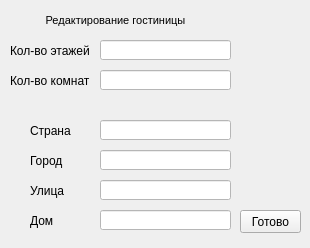
<?xml version="1.0" encoding="UTF-8"?>
<ui version="4.0">
 <class>Qedit_hostel</class>
 <widget class="QWidget" name="Qedit_hostel">
  <property name="geometry">
   <rect>
    <x>0</x>
    <y>0</y>
    <width>310</width>
    <height>248</height>
   </rect>
  </property>
  <property name="windowTitle">
   <string>Form</string>
  </property>
  <widget class="QLineEdit" name="country">
   <property name="geometry">
    <rect>
     <x>100</x>
     <y>120</y>
     <width>131</width>
     <height>20</height>
    </rect>
   </property>
   <property name="styleSheet">
    <string notr="true">background-color: rgb(255, 255, 255);</string>
   </property>
  </widget>
  <widget class="QLineEdit" name="city">
   <property name="geometry">
    <rect>
     <x>100</x>
     <y>150</y>
     <width>131</width>
     <height>20</height>
    </rect>
   </property>
   <property name="styleSheet">
    <string notr="true">background-color: rgb(255, 255, 255);</string>
   </property>
  </widget>
  <widget class="QLabel" name="name_cinema_wr_4">
   <property name="geometry">
    <rect>
     <x>30</x>
     <y>150</y>
     <width>51</width>
     <height>21</height>
    </rect>
   </property>
   <property name="text">
    <string>Город</string>
   </property>
  </widget>
  <widget class="QLineEdit" name="nlevel">
   <property name="geometry">
    <rect>
     <x>100</x>
     <y>40</y>
     <width>131</width>
     <height>20</height>
    </rect>
   </property>
   <property name="styleSheet">
    <string notr="true">background-color: rgb(255, 255, 255);</string>
   </property>
  </widget>
  <widget class="QLineEdit" name="sreet">
   <property name="geometry">
    <rect>
     <x>100</x>
     <y>180</y>
     <width>131</width>
     <height>20</height>
    </rect>
   </property>
   <property name="styleSheet">
    <string notr="true">background-color: rgb(255, 255, 255);</string>
   </property>
  </widget>
  <widget class="QLabel" name="name_cinema_wr_5">
   <property name="geometry">
    <rect>
     <x>30</x>
     <y>180</y>
     <width>51</width>
     <height>21</height>
    </rect>
   </property>
   <property name="text">
    <string>Улица</string>
   </property>
  </widget>
  <widget class="QLineEdit" name="nroom">
   <property name="geometry">
    <rect>
     <x>100</x>
     <y>70</y>
     <width>131</width>
     <height>20</height>
    </rect>
   </property>
   <property name="styleSheet">
    <string notr="true">background-color: rgb(255, 255, 255);</string>
   </property>
  </widget>
  <widget class="QLabel" name="name_cinema_wr_2">
   <property name="geometry">
    <rect>
     <x>10</x>
     <y>70</y>
     <width>81</width>
     <height>21</height>
    </rect>
   </property>
   <property name="text">
    <string>Кол-во комнат</string>
   </property>
  </widget>
  <widget class="QLineEdit" name="house">
   <property name="geometry">
    <rect>
     <x>100</x>
     <y>210</y>
     <width>131</width>
     <height>20</height>
    </rect>
   </property>
   <property name="styleSheet">
    <string notr="true">background-color: rgb(255, 255, 255);</string>
   </property>
  </widget>
  <widget class="QLabel" name="name_cinema_wr_6">
   <property name="geometry">
    <rect>
     <x>30</x>
     <y>210</y>
     <width>51</width>
     <height>21</height>
    </rect>
   </property>
   <property name="text">
    <string>Дом</string>
   </property>
  </widget>
  <widget class="QLabel" name="name_cinema_wr">
   <property name="geometry">
    <rect>
     <x>10</x>
     <y>40</y>
     <width>81</width>
     <height>21</height>
    </rect>
   </property>
   <property name="text">
    <string>Кол-во этажей</string>
   </property>
  </widget>
  <widget class="QLabel" name="name_cinema_wr_3">
   <property name="geometry">
    <rect>
     <x>30</x>
     <y>120</y>
     <width>51</width>
     <height>21</height>
    </rect>
   </property>
   <property name="text">
    <string>Страна</string>
   </property>
  </widget>
  <widget class="QTextBrowser" name="textBrowser">
   <property name="geometry">
    <rect>
     <x>0</x>
     <y>10</y>
     <width>231</width>
     <height>31</height>
    </rect>
   </property>
   <property name="styleSheet">
    <string notr="true">background-color: transparent;</string>
   </property>
   <property name="frameShape">
    <enum>QFrame::NoFrame</enum>
   </property>
   <property name="html">
    <string>&lt;!DOCTYPE HTML PUBLIC &quot;-//W3C//DTD HTML 4.0//EN&quot; &quot;http://www.w3.org/TR/REC-html40/strict.dtd&quot;&gt;
&lt;html&gt;&lt;head&gt;&lt;meta name=&quot;qrichtext&quot; content=&quot;1&quot; /&gt;&lt;style type=&quot;text/css&quot;&gt;
p, li { white-space: pre-wrap; }
&lt;/style&gt;&lt;/head&gt;&lt;body style=&quot; font-family:'Ubuntu'; font-size:11pt; font-weight:400; font-style:normal;&quot;&gt;
&lt;p align=&quot;center&quot; style=&quot; margin-top:0px; margin-bottom:0px; margin-left:0px; margin-right:0px; -qt-block-indent:0; text-indent:0px;&quot;&gt;&lt;span style=&quot; font-family:'MS Shell Dlg 2'; font-size:8pt;&quot;&gt;Редактирование гостиницы&lt;/span&gt;&lt;/p&gt;&lt;/body&gt;&lt;/html&gt;</string>
   </property>
  </widget>
  <widget class="QPushButton" name="btnadd_hostel">
   <property name="geometry">
    <rect>
     <x>240</x>
     <y>210</y>
     <width>61</width>
     <height>23</height>
    </rect>
   </property>
   <property name="styleSheet">
    <string notr="true"/>
   </property>
   <property name="text">
    <string>Готово</string>
   </property>
  </widget>
 </widget>
 <resources/>
 <connections/>
</ui>
